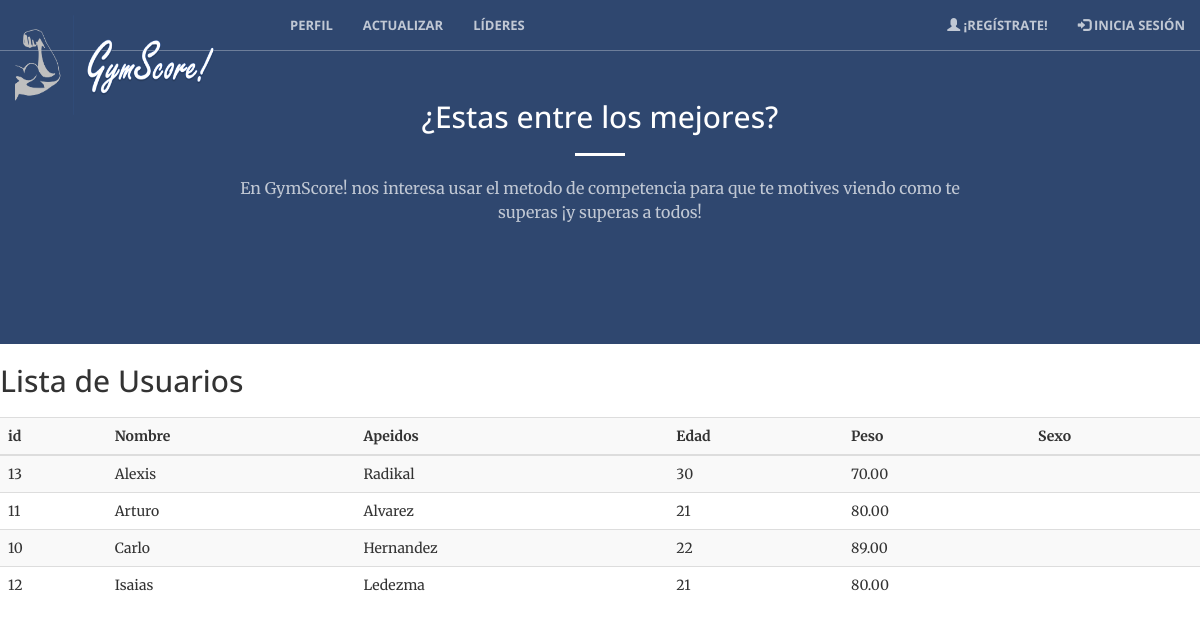
Page /gym/tablas/ on the committed database.
### gym/models.py (models this page shows, shortened)
class Usuario(models.Model):
    email = models.EmailField(max_length=200, blank=False)
    password = models.CharField(max_length=200, blank=False)
    password2 = models.CharField(max_length=200, blank=False)
    Nombres = models.CharField(max_length=200, blank = False)
    Apeidos = models.CharField(max_length=200, blank=False)
    Edad = models.CharField(max_length=200, blank=False)
    Pesoi = models.DecimalField(max_digits=1000, decimal_places=2, null=True, blank=True)
    Pesoa = models.DecimalField(max_digits=1000, decimal_places=2, null=True, blank=True)
    avance = models.DecimalField(max_digits=1000, decimal_places=2, null=True, blank=True)
    slug = models.SlugField(blank=True)
    fecha = models.DateTimeField(auto_now=True)
    META_CHOICES = (
        ('A', 'Aumentar',),
        ('B', 'Bajar',),
    )
    meta = models.CharField(
        max_length=1,
        choices=META_CHOICES,default='B'
    )
    SEX_CHOICES = (
        ('H', 'Hombre',),
        ('M', 'Mujer',),
        ('I', 'Indistinto',),
    )
    sex = models.CharField(
        max_length=1,
        choices=SEX_CHOICES,default='I'
    )
    @property
    def avance(self):
        return self.Pesoi - self.Pesoa

### gym/views.py (the view)
class ListaDeUsuario(ListView):
    model = Usuario
    def get_queryset(self, *args, **kwargs):
        consulta = super(ListaDeUsuario, self).get_queryset(**kwargs)
        query = self.request.GET.get("q",'')
        consulta =consulta.filter(
                      Q(Nombres__icontains=query)).order_by("Nombres")
        print query
        return consulta

### templates/gym/usuario_list.html (shortened to what this page needs)
{%extends 'base1.html'%}
{%block content%}
<section class="bg-primary" id="about">
<div class="container">
    <div class="row">
        <div class="col-lg-8 col-lg-offset-2 text-center">
            <h2 class="section-heading">¿Estas entre los mejores?</h2>
            <hr class="light">
            <p class="text-faded">En GymScore! nos interesa usar el metodo de competencia para que te motives viendo como te superas ¡y superas a todos!</p>
        </div>
    </div>
</div>
</section>
<h2 class="sub-header">Lista de Usuarios</h2>
          <div class="table-responsive">
            <table class="table table-striped">
                <tr>
                  <th>id</th>
                  <th>Nombre</th>
                  <th>Apeidos</th>
                  <th>Edad</th>
                  <th>Peso</th>
                  <th>Sexo</th>
                </tr>
              <tbody>
    <ul>
  {%for use in object_list%}
    <tr>
      <td>{{use.id}}</td>
      <td>{{use.Nombres}}</td>
      <td>{{use.Apeidos}}</td>
      <td>{{use.Edad}}</td>
      <td>{{use.Pesoi}}</td>
      <td>{{use.Sexo}}</td>
    </tr>
  {%empty%}
    <li>No hay libros en existencia!</li>
  {%endfor%}
</ul>
      </tbody>
</table>
</div>
{%endblock %}

### templates/base1.html (shortened to what this page needs)
<!DOCTYPE html>
<html lang="en">
<head>
    <link href="/static/assets1/vendor/bootstrap/css/bootstrap.min.css" rel="stylesheet">
    <link href="/static/assets1/vendor/font-awesome/css/font-awesome.min.css" rel="stylesheet" type="text/css">
    <link href="/static/assets1/vendor/magnific-popup/magnific-popup.css" rel="stylesheet">
    <link href="/static/assets1/css/creative.min.css" rel="stylesheet">
</head>
<body id="page-top">
    <nav id="mainNav" class="navbar navbar-default navbar-fixed-top">
        <div class="container-fluid">
            <div class="navbar-header">
                <a class="navbar-brand" href="http://localhost:8000/"><img height="100" width="200" src="/static/img/logo largo.png" alt=>
            </div>
            <div class="collapse navbar-collapse" id="bs-example-navbar-collapse-1">
                <ul class="nav navbar-nav navbar-left">
                    <li>
                        <a class="page-scroll" href="http://localhost:8000/gym/10/">Perfil</a>
                    </li>
                    <li>
                        <a class="page-scroll" href="http://localhost:8000/10/editar">Actualizar</a>
                    </li>
                    <li>
                        <a class="page-scroll" href="http://localhost:8000/gym/tablas/">líderes</a>
                    </li>
                </ul>
                <ul class="nav navbar-nav navbar-right">
                  <li><a href="http://localhost:8000/registro/"><span class="glyphicon glyphicon-user"></span> ¡Regístrate!</a></li>
                  <li><a href="http://localhost:8000/inicio/"><span class="glyphicon glyphicon-log-in"></span> Inicia sesión</a></li>
                </ul>
            </div>
        </div>
    </nav>
    {%block content%}
    {%endblock %}
</body>
</html>

### rows in the picture
Usuario: id "13", Nombres "Alexis", Apeidos "Radikal", Edad "30", Pesoi "70.00"
Usuario: id "11", Nombres "Arturo", Apeidos "Alvarez", Edad "21", Pesoi "80.00"
Usuario: id "10", Nombres "Carlo", Apeidos "Hernandez", Edad "22", Pesoi "89.00"
Usuario: id "12", Nombres "Isaias", Apeidos "Ledezma", Edad "21", Pesoi "80.00"
